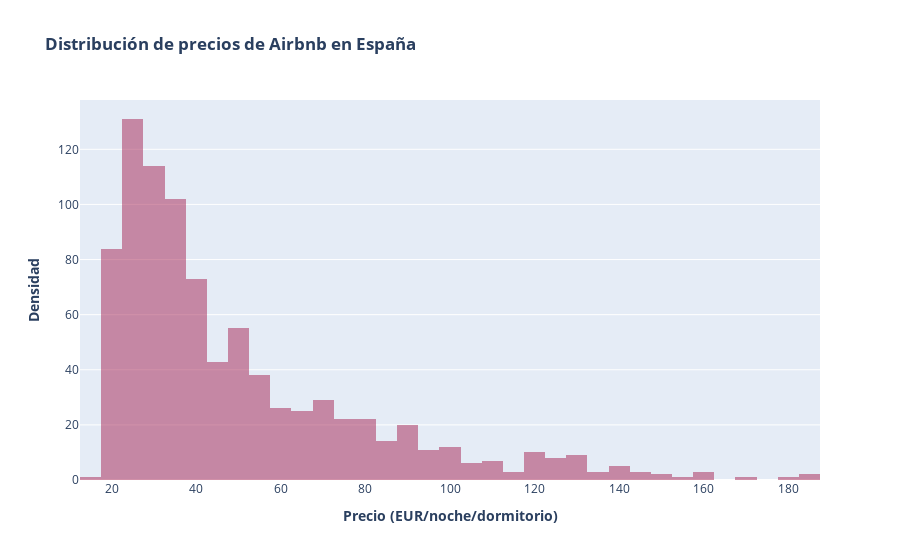

Here is the notebook cell this chart was saved with:
### Code cell
pricing_es_no_outliers = pricing_es[pricing_es["price per night per bedroom"] < 200]

data = go.Histogram(x = pricing_es_no_outliers["price per night per bedroom"],
                     opacity = 0.9,
                     name = 'price per night per bedroom',
                     marker = dict(color = 'rgba(171,50,96,0.6)'))

layout = go.Layout(barmode='overlay',
                   title=' <b>Distribución de precios de Airbnb en España</b>',
                   xaxis=dict(title='<b>Precio (EUR/noche/dormitorio)</b>'),
                   yaxis=dict( title='<b>Densidad</b>'),
)
fig_5 = go.Figure(data=data, layout=layout)
fig_5

### Figure 1 — Plotly figure (JSON) as saved in the notebook; plotly's stock layout.template omitted (floating-point values rounded to 4 significant figures; data arrays with more than 128 entries replaced by an {"elided": "..."} marker saying what was removed)
{"data": [{"marker": {"color": "rgba(171,50,96,0.6)"}, "name": "price per night per bedroom", "opacity": 0.9, "type": "histogram", "x": {"elided": "886 float values"}}], "layout": {"barmode": "overlay", "title": {"text": " <b>Distribución de precios de Airbnb en España</b>"}, "xaxis": {"title": {"text": "<b>Precio (EUR/noche/dormitorio)</b>"}}, "yaxis": {"title": {"text": "<b>Densidad</b>"}}}}
